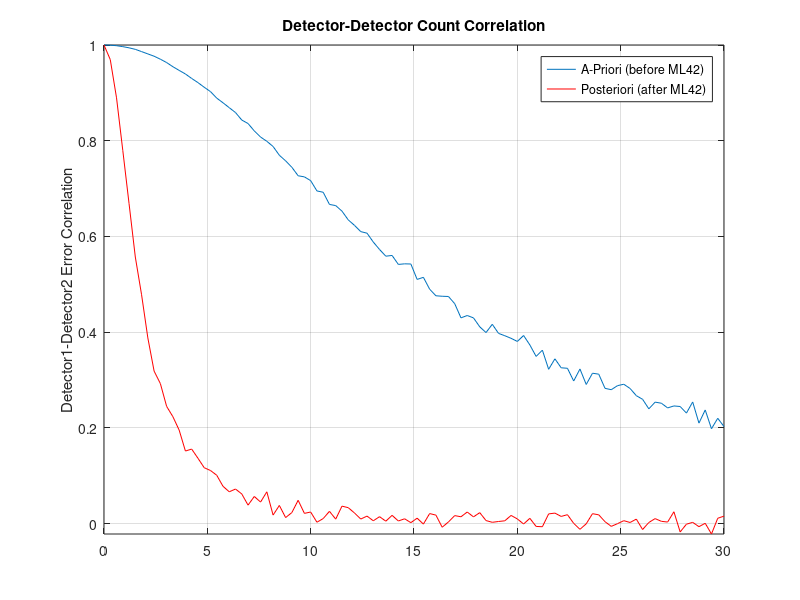

This figure's MATLAB source:
clc
clear all
close all

nmc = 1E4;
np = 100;
xout = zeros(np,1);
fvu = linspace(0,30,np); %fiducial volume uncertainty
means = ones(nmc,1)*[1500 400];
for i = 1:np
    gains = 1+[randn(nmc,1)*.20 randn(nmc,1)*.03];
    x = [gains.*means gains.*means];    
    x = max(x,0);
    x = x.*([(1+randn(nmc,1)*fvu(i)/100)*[1 1], (1+randn(nmc,1)*fvu(i)/100)*[1 1]]);
    x = [x(:,1)+x(:,2), x(:,3)+x(:,4)];
    cx = corr(x);
    xout(i) = cx(1,2);
end

figure; plot(fvu,xout);
hold on

for i = 1:np
    gains = 1+[randn(nmc,1)*.02 randn(nmc,1)*.03];
    x = [gains.*means gains.*means];    
    x = max(x,0);
    x = x.*([(1+randn(nmc,1)*fvu(i)/100)*[1 1], (1+randn(nmc,1)*fvu(i)/100)*[1 1]]);
    x = [x(:,1)+x(:,2), x(:,3)+x(:,4)];
    cx = corr(x);
    xout(i) = cx(1,2);
end

plot(fvu,xout,'r');
axis tight

ylabel('Detector1-Detector2 Error Correlation')
title('Detector-Detector Count Correlation')
legend('A-Priori (before ML42)','Posteriori (after ML42)')
grid on